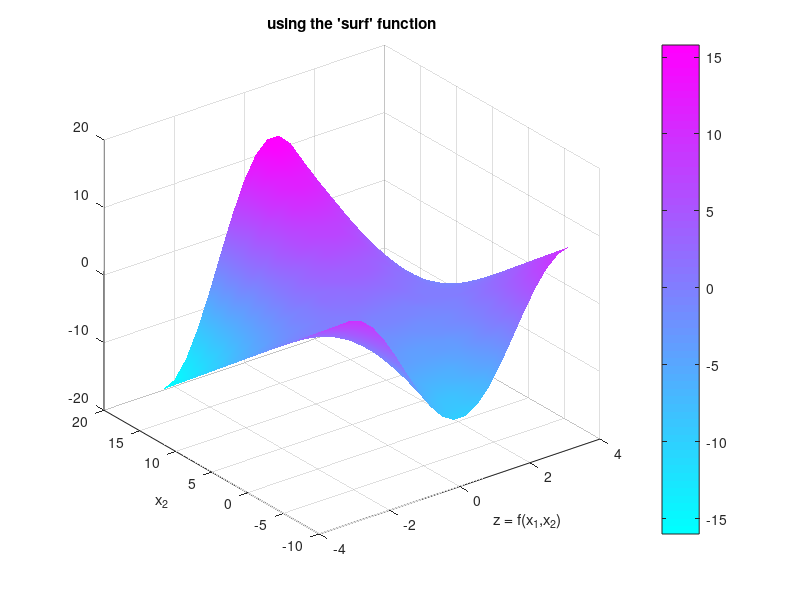

Reproduce this figure in MATLAB.
x1=linspace(-pi,pi,20);
x2=linspace(-10,16,30);
 
%call meshgrid to create cartesian
[X1,X2]=meshgrid(x1,x2);
 
%evaluate the function at these X1,X2
z=cos(X1).*X2;

figure
surf(X1,X2,z)
xlabel('x_1')
ylabel('x_2')
xlabel('z = f(x_1,x_2)')
grid on
title('using the ''surf'' function')

shading interp
colormap cool
colorbar 
